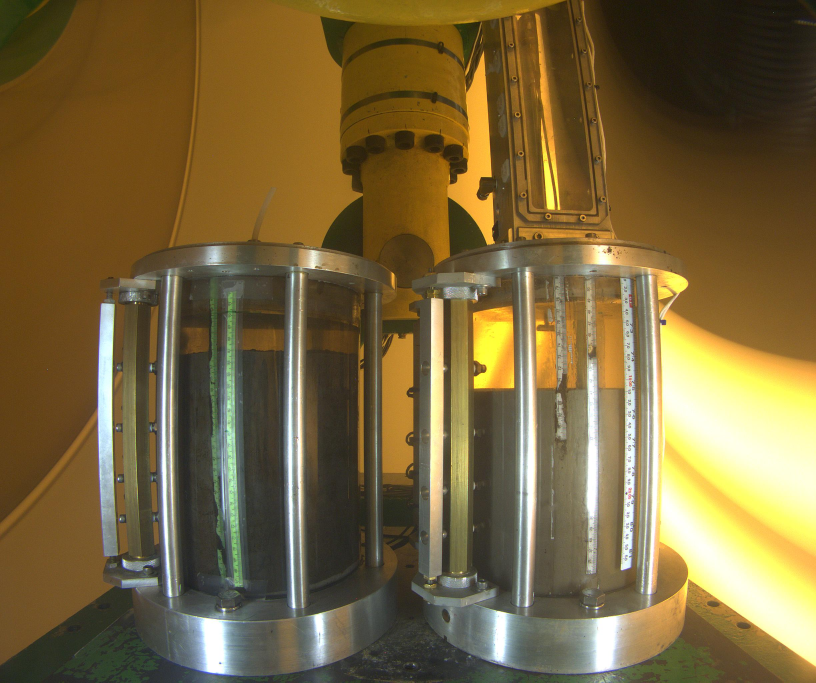
#> input picture data/cell1.jpg, 2448 x 2048 px, found by its file name (shown at 1/3 size)
$ python test.py
#> lines starting #> are read from the running program, lines starting #| are printed output that depends on the picture; after the words box and inside, x2 and y2 are one past the last pixel; in counts of white or black regions, pixels touching at a corner belong together
import cv2
import numpy
from matplotlib import pyplot as plt


def preprocess_image(image):

    bilateral_filtered_image = cv2.bilateralFilter(image, 7, 150, 150)

    gray_image = cv2.cvtColor(bilateral_filtered_image, cv2.COLOR_BGR2GRAY)
    return gray_image

img1 = cv2.imread('./data/cell1.jpg')
#> img1 is the input picture: shape (2048, 2448, 3); mean B, G, R 61.4, 102.3, 121
img2 = cv2.imread('./data/cell2.jpg')
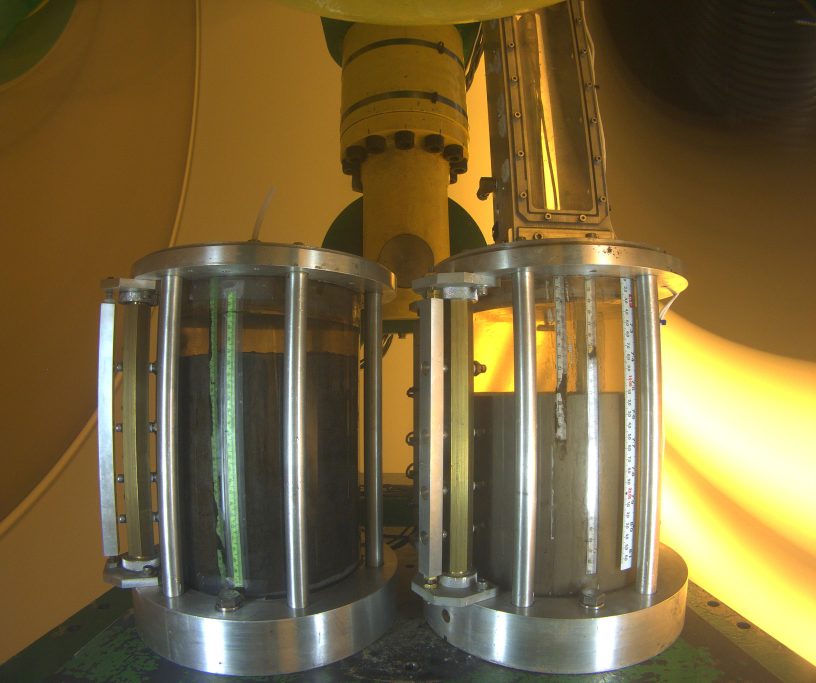
#> input picture data/cell2.jpg, 2448 x 2048 px, found by its file name (shown at 1/3 size)
#> img2 is the input picture: shape (2048, 2448, 3); mean B, G, R 60.2, 101.5, 120.1
img1 = img1[800:1800,500:900]
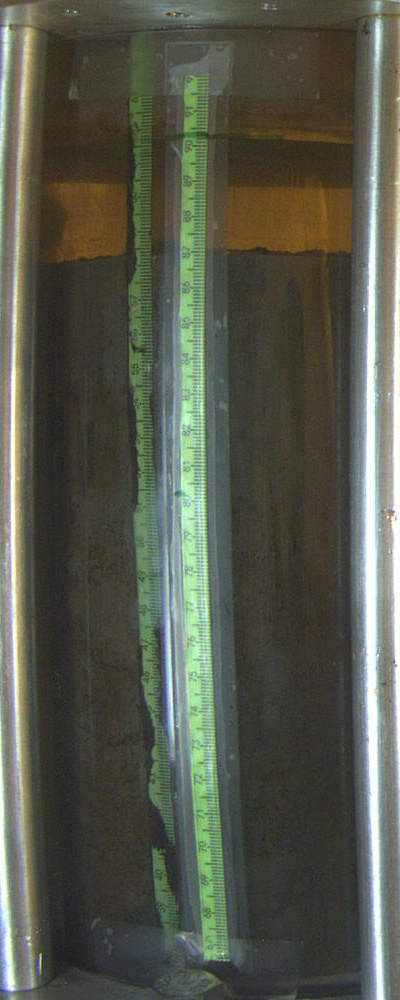
#> img1: shape (1000, 400, 3); mean B, G, R 76.9, 89.4, 86.3
img2 = img2[800:1800,500:900]
#> img2: shape (1000, 400, 3)

preprocess_image1 = preprocess_image(img1)
#> in preprocess_image, `gray_image = cv2.cvtColor(bilateral_filtered_image, cv2.COLOR_BGR2GRAY)`:
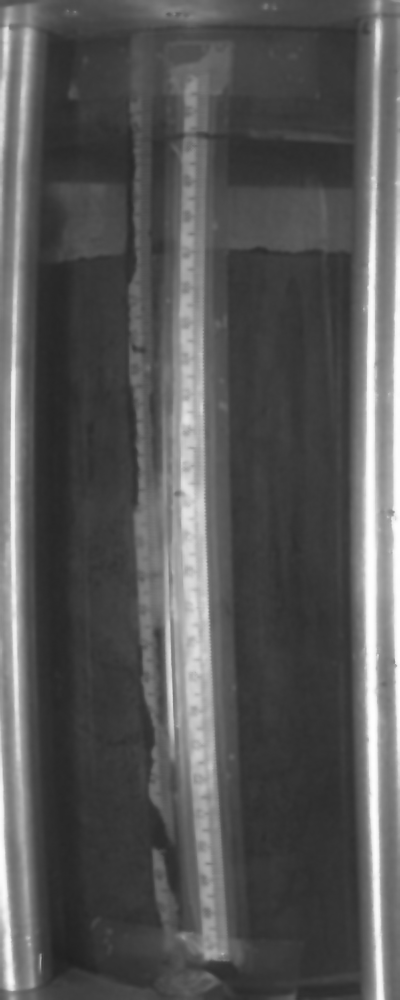
#> gray_image: shape (1000, 400); min 32, max 254, mean 87
preprocess_image2 = preprocess_image(img2)

diff = cv2.absdiff(preprocess_image1, preprocess_image2)
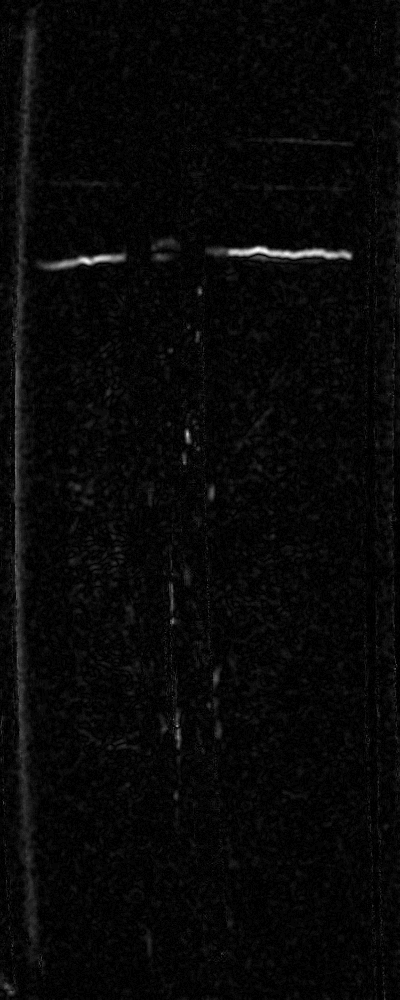
#> diff: shape (1000, 400); min 0, max 37, mean 1.2; drawn with min black and max white

kernel = numpy.ones((5,5),numpy.uint8)

close_operated_image = cv2.morphologyEx(diff, cv2.MORPH_CLOSE, kernel)
cv2.imshow('3',close_operated_image)


_, thresholded = cv2.threshold(close_operated_image, 0, 255, cv2.THRESH_BINARY + cv2.THRESH_OTSU)
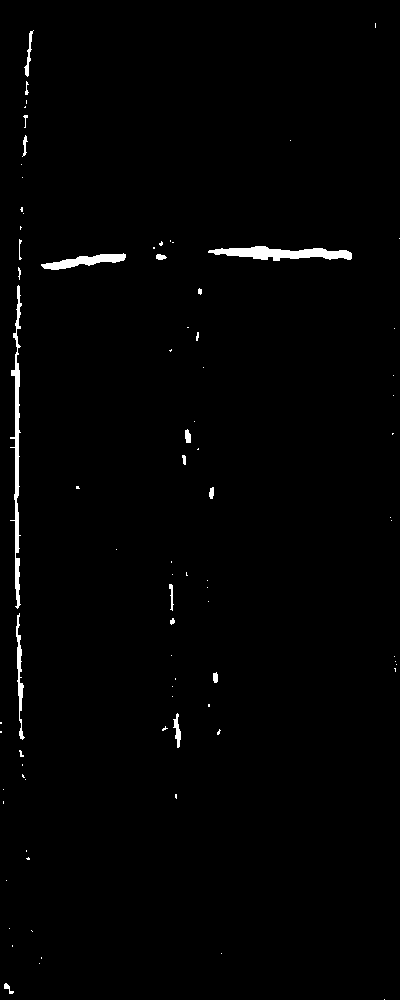
#> thresholded: shape (1000, 400); 1.2% white; 84 white regions (63 under 20 px), largest, box (x1, y1, x2, y2) and area: (10, 285, 22, 609) 1263, (208, 246, 352, 261) 1236, (41, 253, 126, 270) 656

cv2.imshow('2',thresholded)

median = cv2.medianBlur(thresholded, 5)
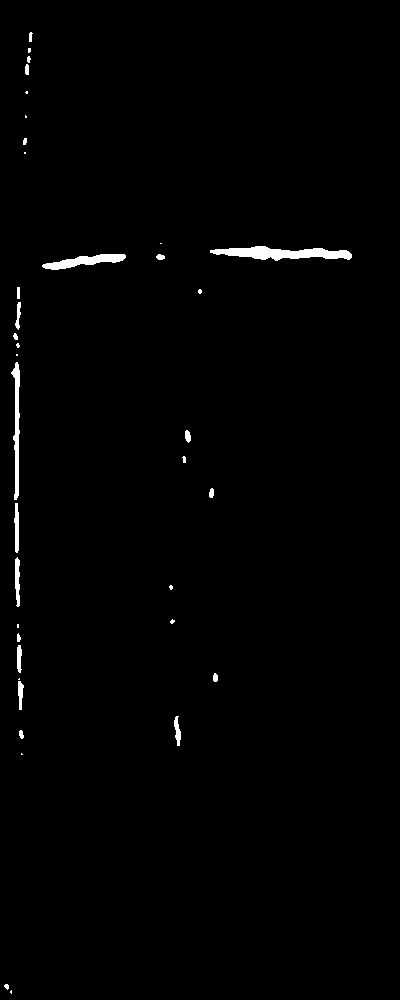
#> median: shape (1000, 400); 0.97% white; 37 white regions (14 under 20 px)
contours,_ = cv2.findContours(median, cv2.RETR_TREE, cv2.CHAIN_APPROX_SIMPLE)
#> contours = 37 contours, 21 with area under 20; largest, box (x1, y1, x2, y2) and area: (210, 246, 352, 261) 1080, (42, 254, 126, 270) 562, (11, 362, 20, 500) 474, (15, 557, 20, 607) 148, (14, 503, 19, 553) 142


cv2.drawContours(img1, contours, -1, (100, 0, 255),2)

# angle = cv2.fitEllipse(contours)

plt.subplot(1,2,1)
plt.imshow(img1)
plt.subplot(1,2,2)


plt.imshow(img2)
plt.show()
#> figure, not shown here; B, G, R data is drawn as R, G, B
